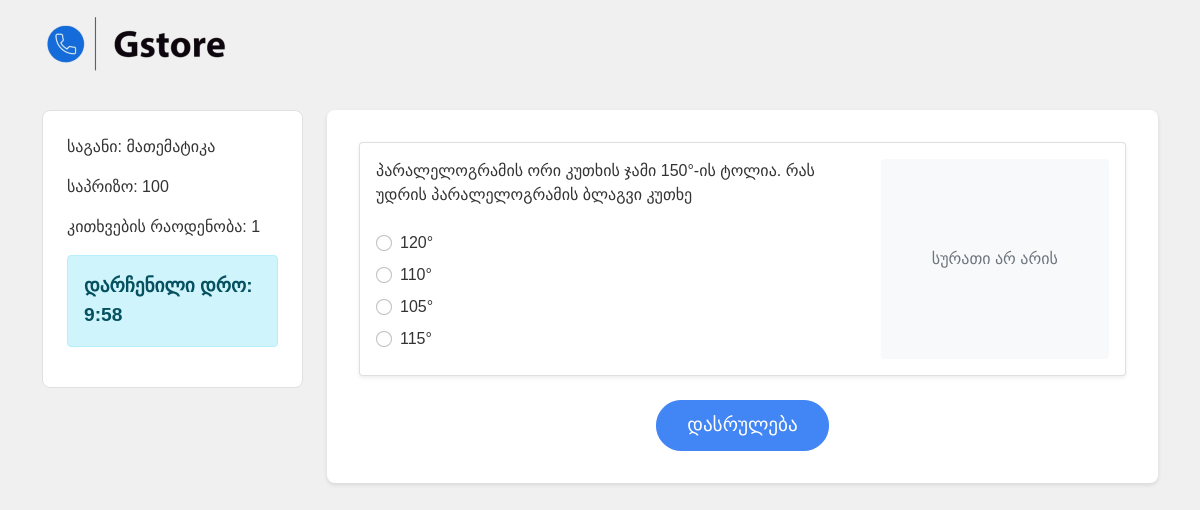
/9d18677d-ea9e-456e-b7d2-946a0da52abb/quiz/2/easy, run on the app's committed database.
### app.py (models this page shows)
class Subject(db.Model):
    id = db.Column(db.Integer, primary_key=True)
    name = db.Column(db.String(100), nullable=False)
    icon = db.Column(db.String(50), nullable=False)
    questions = db.relationship('Question', backref='subject', lazy=True, cascade="all, delete-orphan")

class Question(db.Model):
    id = db.Column(db.Integer, primary_key=True)
    text = db.Column(db.String(500), nullable=False)
    subject_id = db.Column(db.Integer, db.ForeignKey('subject.id'), nullable=False)
    difficulty = db.Column(db.String(20), nullable=False)
    image_filename = db.Column(db.String(255))
    long_ass_text = db.Column(db.Text())
    answers = db.relationship('Answer', backref='question', lazy=True, cascade="all, delete-orphan")

class Answer(db.Model):
    id = db.Column(db.Integer, primary_key=True)
    text = db.Column(db.String(200), nullable=False)
    is_correct = db.Column(db.Boolean, nullable=False)
    question_id = db.Column(db.Integer, db.ForeignKey('question.id'), nullable=False)

### app.py (the view)
@app.route('/9d18677d-ea9e-456e-b7d2-946a0da52abb/quiz/<int:subject_id>/<string:difficulty>')
def quiz(subject_id, difficulty):
    subject = Subject.query.get_or_404(subject_id)
    if difficulty == 'easy':
        questions = Question.query.filter(Question.difficulty == "easy", Question.subject_id == subject.id).all()
    elif difficulty == 'medium':
        questions = Question.query.filter(Question.difficulty == "medium", Question.subject_id == subject.id).all()
    elif difficulty == "hard":
        questions = Question.query.filter(Question.difficulty == "hard", Question.subject_id == subject.id).all()
    else:
        return redirect(url_for('home'))
    random.shuffle(questions)
    for question in questions:
        random.shuffle(question.answers)
    return render_template('quiz.html', subject=subject, questions=questions, difficulty=difficulty)

### templates/quiz.html (shortened to what this page needs)
<!DOCTYPE html>
<html lang="en">
<head>
    <link href="https://cdn.jsdelivr.net/npm/bootstrap@5.1.3/dist/css/bootstrap.min.css" rel="stylesheet">
    <link href="{{ url_for('static', filename='gstore-quiz-styles.css') }}" rel="stylesheet">
</head>
<body>
{% if difficulty == 'easy' %}
{% set saprizo = 100 %}
{% elif difficulty == 'medium' %}
{% set saprizo = 200 %}
{% else %}
{% set saprizo = 300 %}
{% endif %}
<nav class="navbar navbar-expand-lg navbar-dark">
    <div class="container">
        <a class="navbar-brand d-flex align-items-center">
            <img src="{{ url_for('static', filename='1111-1.png') }}" alt="Gstore Quiz Logo"
                 class="d-inline-block align-top me-2 logo">
        </a>
    </div>
</nav>
<div class="container mt-4">
    <div class="row">
        <div class="col-md-3">
            <div class="sidebar-container">
                <div class="sidebar">
                    <p>საგანი: {{ subject.name }}</p>
                    <p>საპრიზო: {{saprizo}}</p>
                    <p>კითხვების რაოდენობა: {{ questions|length }}</p>
                    <div id="timer" class="alert alert-info">
                        დარჩენილი დრო: <span id="time"></span>
                    </div>
                </div>
            </div>
        </div>
        <div class="col-md-9">
            <div class="main-content">
                <form id="quizForm" action="{{ url_for('result', total_questions=questions|length, saprizo=saprizo) }}"
                      method="post">
                    {% for question in questions %}
                    <div class="card question-card mb-4 shadow-sm">
                        <div class="card-body">
                            <div class="row">
                                <div class="col-md-8">
                                    <p class="question-text mb-4">{{ question.text }}</p>
                                    {% if question.difficulty == "hard" %}
                                    <div class="form-group">
                                        <textarea class="form-control" name="text_answer_{{ question.id }}"
                                                  id="text_answer_{{ question.id }}" rows="5"
                                                  placeholder="დაწერე პასუხი აქ..."></textarea>
                                    </div>
                                    {% else %}
                                    <div class="answer-options">
                                        {% for answer in question.answers %}
                                        <div class="form-check mb-2">
                                            <input class="form-check-input" type="radio"
                                                   name="question_{{ question.id }}"
                                                   id="answer_{{ question.id }}_{{ loop.index }}"
                                                   value="{{ answer.id }}">
                                            <label class="form-check-label"
                                                   for="answer_{{ question.id }}_{{ loop.index }}">
                                                {{ answer.text }}
                                            </label>
                                        </div>
                                        {% endfor %}
                                    </div>
                                    {% endif %}
                                </div>
                                <div class="col-md-4">
                                    {% if question.image_filename %}
                                    <img src="{{ url_for('static', filename='question_images/' + question.image_filename) }}"
                                         alt="Question Image" class="img-fluid question-image rounded">
                                    {% else %}
                                    <div class="no-image-placeholder bg-light rounded d-flex align-items-center justify-content-center"
                                         style="height: 200px;">
                                        <span class="text-muted">სურათი არ არის</span>
                                    </div>
                                    {% endif %}
                                </div>
                            </div>
                        </div>
                    </div>
                    {% endfor %}
                    <div class="text-center mt-4">
                        <button type="submit" class="btn btn-primary btn-lg">დასრულება</button>
                    </div>
                </form>
            </div>
        </div>
    </div>
</div>
</body>
</html>

### static/gstore-quiz-styles.css (style rules this page uses)
body { font-family: Arial, sans-serif; background-color: #f0f0f0; color: #333; }
.navbar { background-color: #f0f0f0; color: white; }
.navbar-brand { font-weight: bold; font-size: 24px; }
.btn-primary { background-color: #4285f4; border-color: #4285f4; }
.main-content { background-color: white; padding: 2rem; border-radius: 8px; box-shadow: 0 2px 4px rgba(0,0,0,0.1); }
.sidebar { top: auto ; position: sticky; border: 1px solid #e0e0e0; border-radius: 8px; background-color: white; padding: 1.5rem; cursor: pointer; }
.sidebar-container { position: sticky; top: 20px; height: calc(100vh - 40px); overflow-y: auto; }
.question-card { margin-bottom: 20px; }
#timer { font-size: 1.2rem; font-weight: bold; }
.question-card .no-image-placeholder { width: 100%; height: 100%; min-height: 200px; background-color: #f8f9fa; border-radius: 0.25rem; }
.btn-primary { padding: 10px 30px; font-size: 1.2rem; border-radius: 25px; }

### data on the page
Subject: name "მათემატიკა"
Question: text "პარალელოგრამის ორი კუთხის ჯამი 150°-ის ტოლია. რას უდრის პარალელოგრამის ბლაგვი კუთხე", shows "სურათი არ არის"
Answer: text "120°"
Answer: text "110°"
Answer: text "105°"
Answer: text "115°"

### other printed values
{{ saprizo }} "100"
{{ questions|length }} "1"
